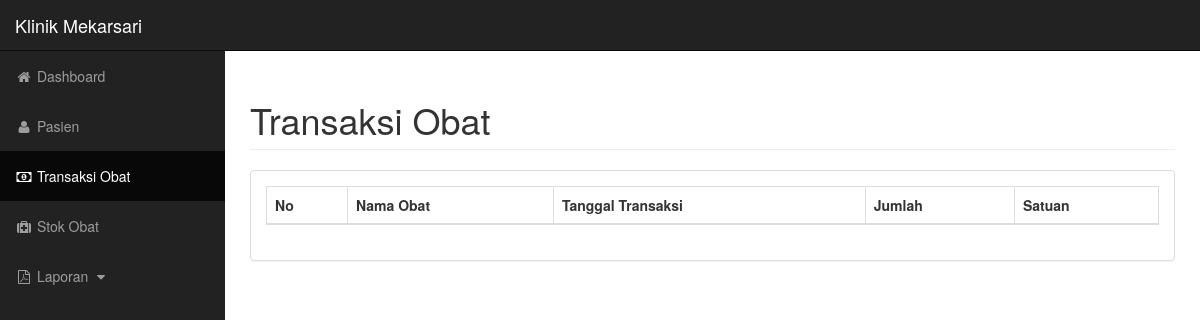
The app's page /transaksi.php, older data.
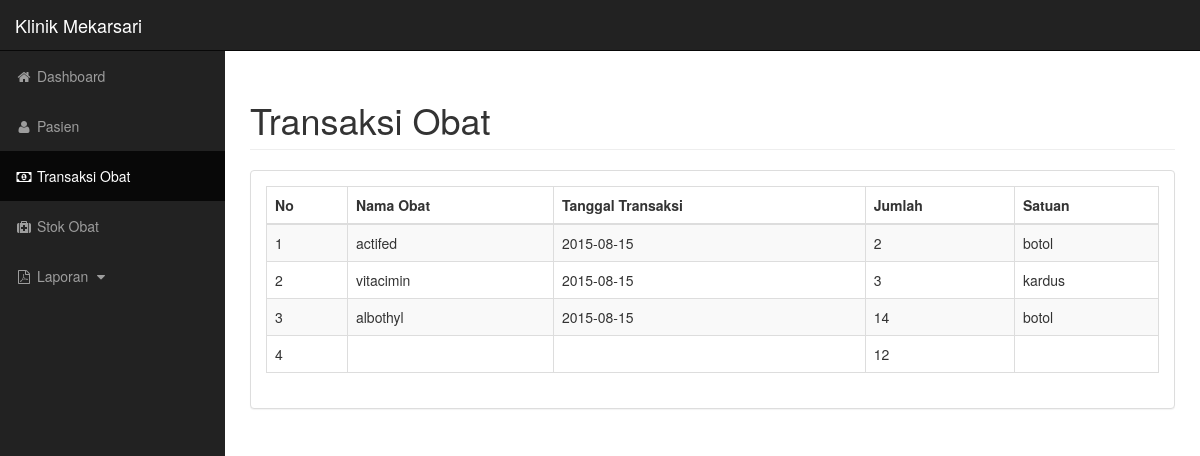
The same page, newer data.
### tables this page shows
CREATE TABLE IF NOT EXISTS `tob_transaksi_obat` (
  `tob_id` int(11) NOT NULL,
  `tob_mob_id` int(11) NOT NULL,
  `tob_tpa_id` int(11) NOT NULL,
  `tob_mob_jumlah` int(11) NOT NULL
);

CREATE TABLE IF NOT EXISTS `m_obat` (
  `mob_id` int(11) NOT NULL,
  `mob_nama_obat` text NOT NULL,
  `mob_tanggal_beli` date NOT NULL,
  `mob_jumlah` int(11) NOT NULL,
  `mob_satuan` text NOT NULL
);

CREATE TABLE IF NOT EXISTS `tpa_pasien` (
  `tpa_id` int(11) NOT NULL,
  `tpa_tanggal_berobat` date NOT NULL,
  `tpa_me_id` int(11) NOT NULL
);

### transaksi.php (the view, shortened to what this page needs)
<!DOCTYPE html>
<html lang="en">
<?php
	$query = mysql_query("select * from tob_transaksi_obat");
?>
<head>
    <link href="bower_components/bootstrap/dist/css/bootstrap.min.css" rel="stylesheet">
    <link href="bower_components/metisMenu/dist/metisMenu.min.css" rel="stylesheet">
    <link href="bower_components/datatables-plugins/integration/bootstrap/3/dataTables.bootstrap.css" rel="stylesheet">
    <link href="bower_components/datatables-responsive/css/dataTables.responsive.css" rel="stylesheet">
    <link href="bower_components/font-awesome/css/font-awesome.min.css" rel="stylesheet" type="text/css">
    <link href="css/sb-admin.css" rel="stylesheet">
</head>
<body>
    <div id="wrapper">
        <nav class="navbar navbar-inverse navbar-fixed-top" role="navigation">
            <div class="navbar-header">
                <a class="navbar-brand" href="index.php">Klinik Mekarsari</a>
            </div>
            <div class="collapse navbar-collapse navbar-ex1-collapse">
                <ul class="nav navbar-nav side-nav">
                    <li>
                        <a href="index.php"><i class="fa fa-fw fa-home"></i> Dashboard</a>
                    </li>
                    <li>
                        <a href="pasien.php"><i class="fa fa-fw fa-user"></i> Pasien</a>
                    </li>
                    <li class="active">
                        <a href="transaksi.php"><i class="fa fa-fw fa-money"></i> Transaksi Obat</a>
                    </li>
                    <li>
                        <a href="stok.php"><i class="fa fa-fw fa-medkit"></i> Stok Obat</a>
                    </li>
                    <li>
                        <a href="javascript:;" data-toggle="collapse" data-target="#demo"><i class="fa fa-fw fa-file-pdf-o"></i> Laporan <i class="fa fa-fw fa-caret-down"></i></a>
                    </li>
                </ul>
			</div>
        </nav>
        <div id="page-wrapper">
			<div class="container-fluid">
				<div class="row">
					<div class="col-lg-12">
						<h1 class="page-header">Transaksi Obat</h1>
					</div>
				</div>
				<div class="row">
					<div class="col-lg-12">
						<div class="panel panel-default">
							<div class="panel-body">
								<div class="dataTable_wrapper">
									<table class="table table-striped table-bordered table-hover" id="dataTables-example">
										<thead>
											<tr>
												<th>No</th>
												<th>Nama Obat</th>
												<th>Tanggal Transaksi</th>
												<th>Jumlah</th>
												<th>Satuan</th>
											</tr>
										</thead>
										<tbody>
											<?php
											$i = 0;
											while($row = mysql_fetch_array($query))
											{
												$mob_id = $row['tob_mob_id'];
												$tpa_id = $row['tob_tpa_id'];
												$qr = mysql_query("select * from m_obat where mob_id = '$mob_id'");
												$ro = mysql_fetch_array($qr);
												$qy = mysql_query("select * from tpa_pasien where tpa_id = '$tpa_id'");
												$rw = mysql_fetch_array($qy);
												$i++;
											?>
											<tr>
												<td><?php echo $i?></td>
												<td><?php echo $ro['mob_nama_obat']?></td>
												<td><?php echo $rw['tpa_tanggal_berobat']?></td>
												<td><?php echo $row['tob_mob_jumlah']?></td>
												<td><?php echo $ro['mob_satuan']?></td>
											</tr>
											<?php } ?>
										</tbody>
									</table>
								</div>
							</div>
						</div>
					</div>
				</div>
			</div>
        </div>
    </div>
</body>
</html>

Row changes from the older to the newer data that the page shows:
added tob_transaksi_obat: m_obat.mob_nama_obat "actifed", tpa_pasien.tpa_tanggal_berobat "2015-08-15", tob_mob_jumlah "2", m_obat.mob_satuan "botol"
added tob_transaksi_obat: m_obat.mob_nama_obat "vitacimin", tpa_pasien.tpa_tanggal_berobat "2015-08-15", tob_mob_jumlah "3", m_obat.mob_satuan "kardus"
added tob_transaksi_obat: m_obat.mob_nama_obat "albothyl", tpa_pasien.tpa_tanggal_berobat "2015-08-15", tob_mob_jumlah "14", m_obat.mob_satuan "botol"
added tob_transaksi_obat: tob_mob_jumlah "12"
